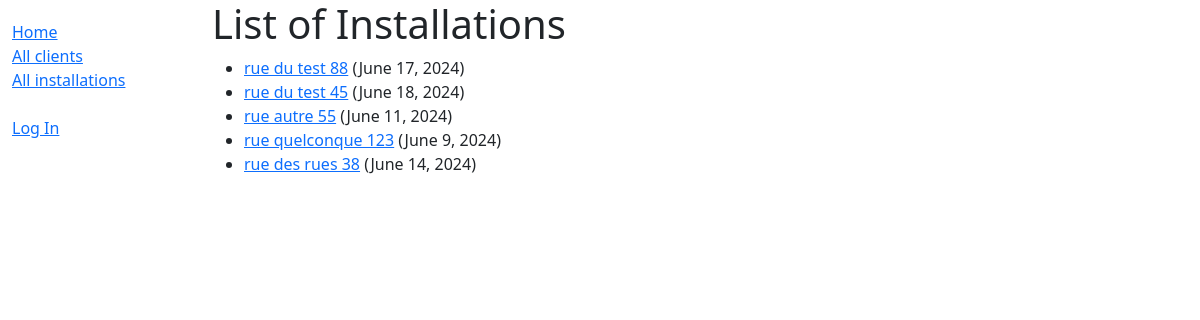
The page /ohmtimize/installations/ on the database its author committed.
### ohmtimize/models.py (models this page shows, shortened)
class Installation(models.Model):
    address = models.CharField(
        max_length=200,
        unique=True,
        help_text='Enter installation address'
    )
    postcode = models.CharField(max_length=4, help_text='Enter postcode', default='0000')
    date = models.DateField(null=True, blank=True)
    def get_absolute_url(self):
        return reverse('installation-detail', args=[str(self.id)])
    class Meta:
        constraints = [
            UniqueConstraint(
                Lower('address'),
                name='installation_address_case_insensitive_unique',
                violation_error_message='An installation with that address already exists.'
            ),
        ]

### ohmtimize/views.py (the view)
# urls.py: path('installations/', views.InstallationListView.as_view(), name='installations'),
class InstallationListView(generic.ListView):
    model = Installation
    paginate_by = 5
    context_object_name = 'installation_list'
    queryset = Installation.objects.all()

### ohmtimize/templates/ohmtimize/installation_list.html
{% extends "base_generic.html" %}
{% block content %}
  <h1>List of Installations</h1>
  {% if installation_list %}
    <ul>
      {% for installation in installation_list %}
      <li>
        <a href="{{ installation.get_absolute_url }}">{{ installation.address }}</a>
        ({{installation.date}})
      </li>
      {% endfor %}
    </ul>
  {% else %}
    <p>There are no installations in the database.</p>
  {% endif %}
{% endblock %}

### rows shown on the page
Installation: address "rue du test 88", date "June 17, 2024"
Installation: address "rue du test 45", date "June 18, 2024"
Installation: address "rue autre 55", date "June 11, 2024"
Installation: address "rue quelconque 123", date "June 9, 2024"
Installation: address "rue des rues 38", date "June 14, 2024"
